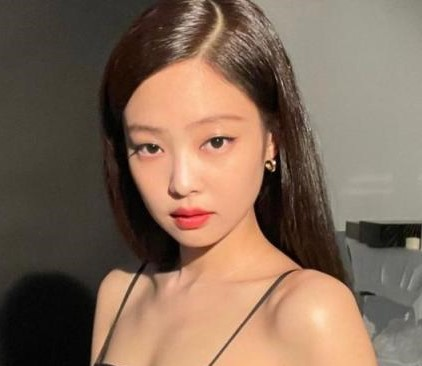
#> input picture OpenCV/Jennie1.jpg, 422 x 366 px
$ python test.py
#> lines starting #> are read from the running program, lines starting #| are printed output that depends on the picture
import cv2 as cv
import numpy as np

img = cv.imread('Jennie1.jpg')
#> img is the input picture: shape (366, 422, 3); mean B, G, R 88.5, 105.9, 129.2
ltop = (200, 0)
rtbm = (600, 300)
img_cap = img[ltop[1]:rtbm[1], ltop[0]: rtbm[0]]
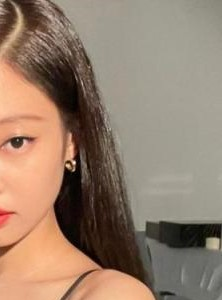
#> img_cap: shape (300, 222, 3); mean B, G, R 108.6, 126.8, 149.5
img_gray = cv.cvtColor(img_cap, cv.COLOR_BGR2GRAY)
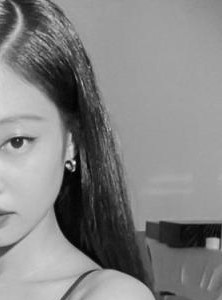
#> img_gray: shape (300, 222); min 0, max 246, mean 131.5
# img_rot=np.rot90(img_gray)
img_flip = cv.flip(img_gray, 1)
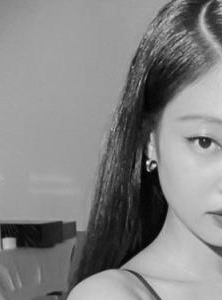
#> img_flip: shape (300, 222); min 0, max 246, mean 131.5
cv.imwrite('output.jpg', img_gray)
cv.imshow('Jennie', img_flip)
cv.waitKey(0)

$ run again, with OpenCV/Jennie2.jpg copied over OpenCV/Jennie1.jpg
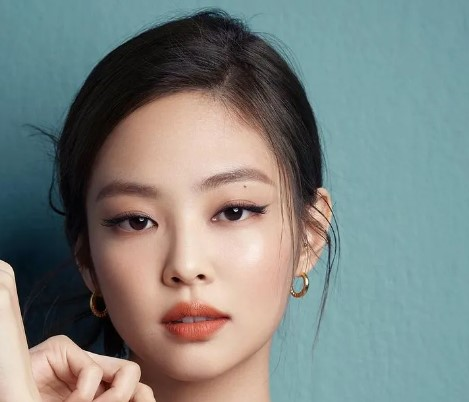
#> input picture OpenCV/Jennie2.jpg, 469 x 402 px
#> img is the input picture: shape (402, 469, 3); mean B, G, R 128.3, 131.5, 124.5
#> `img_gray = cv.cvtColor(img_cap, cv.COLOR_BGR2GRAY)`:
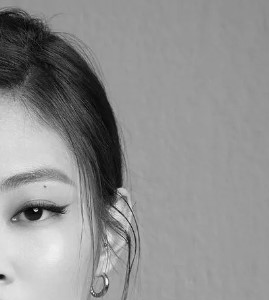
#> img_gray: shape (300, 269); min 1, max 253, mean 144
#> `img_flip = cv.flip(img_gray, 1)`:
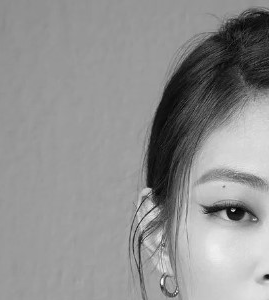
#> img_flip: shape (300, 269); min 1, max 253, mean 144

$ run again, with OpenCV/Jennie3.jpg copied over OpenCV/Jennie1.jpg
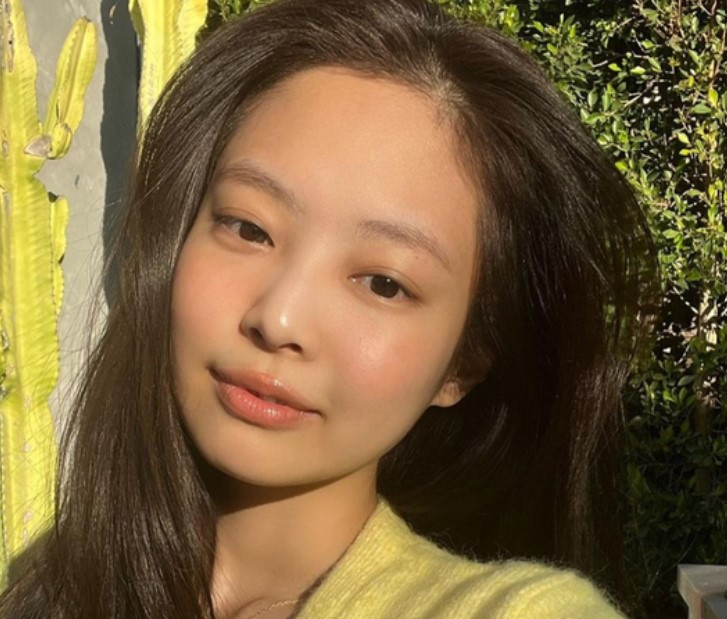
#> input picture OpenCV/Jennie3.jpg, 727 x 619 px
#> img is the input picture: shape (619, 727, 3); mean B, G, R 60.7, 97.2, 119.5
#> `img_gray = cv.cvtColor(img_cap, cv.COLOR_BGR2GRAY)`:
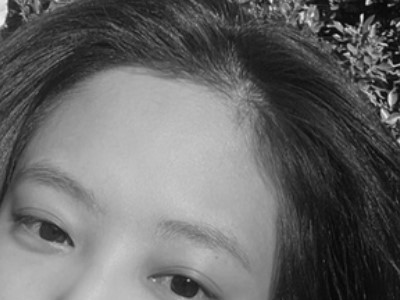
#> img_gray: shape (300, 400); min 4, max 240, mean 103.4
#> `img_flip = cv.flip(img_gray, 1)`:
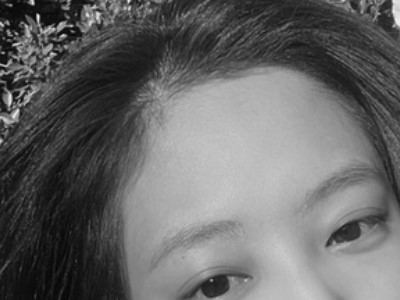
#> img_flip: shape (300, 400); min 4, max 240, mean 103.4

$ run again, with OpenCV/Jennie4.jpg copied over OpenCV/Jennie1.jpg
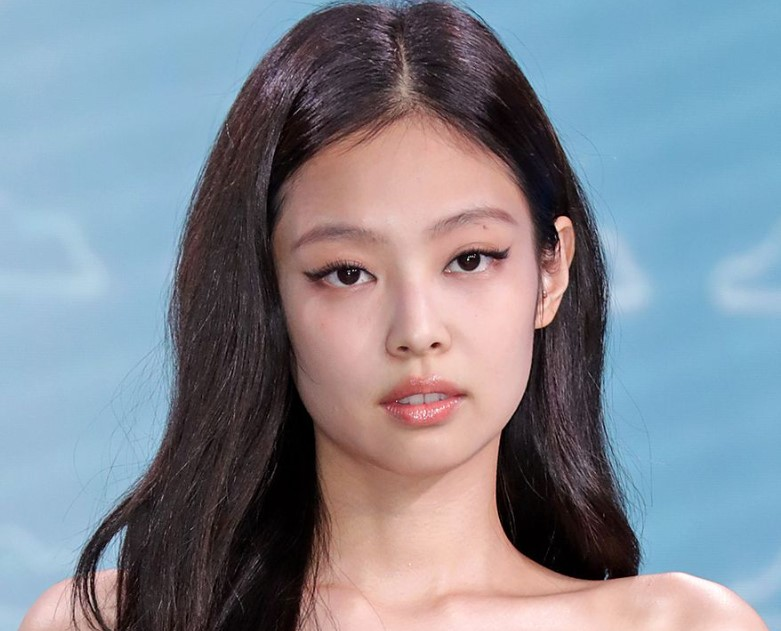
#> input picture OpenCV/Jennie4.jpg, 781 x 631 px
#> img is the input picture: shape (631, 781, 3); mean B, G, R 147.7, 136.4, 130.4
#> `img_gray = cv.cvtColor(img_cap, cv.COLOR_BGR2GRAY)`:
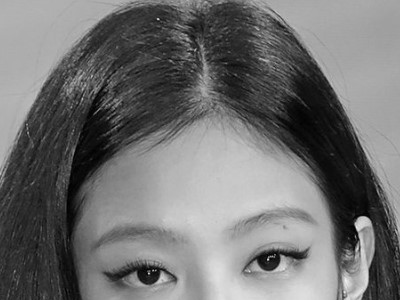
#> img_gray: shape (300, 400); min 1, max 242, mean 112.5
#> `img_flip = cv.flip(img_gray, 1)`:
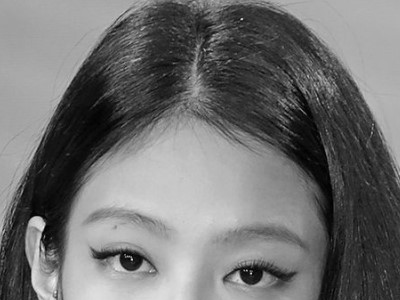
#> img_flip: shape (300, 400); min 1, max 242, mean 112.5
